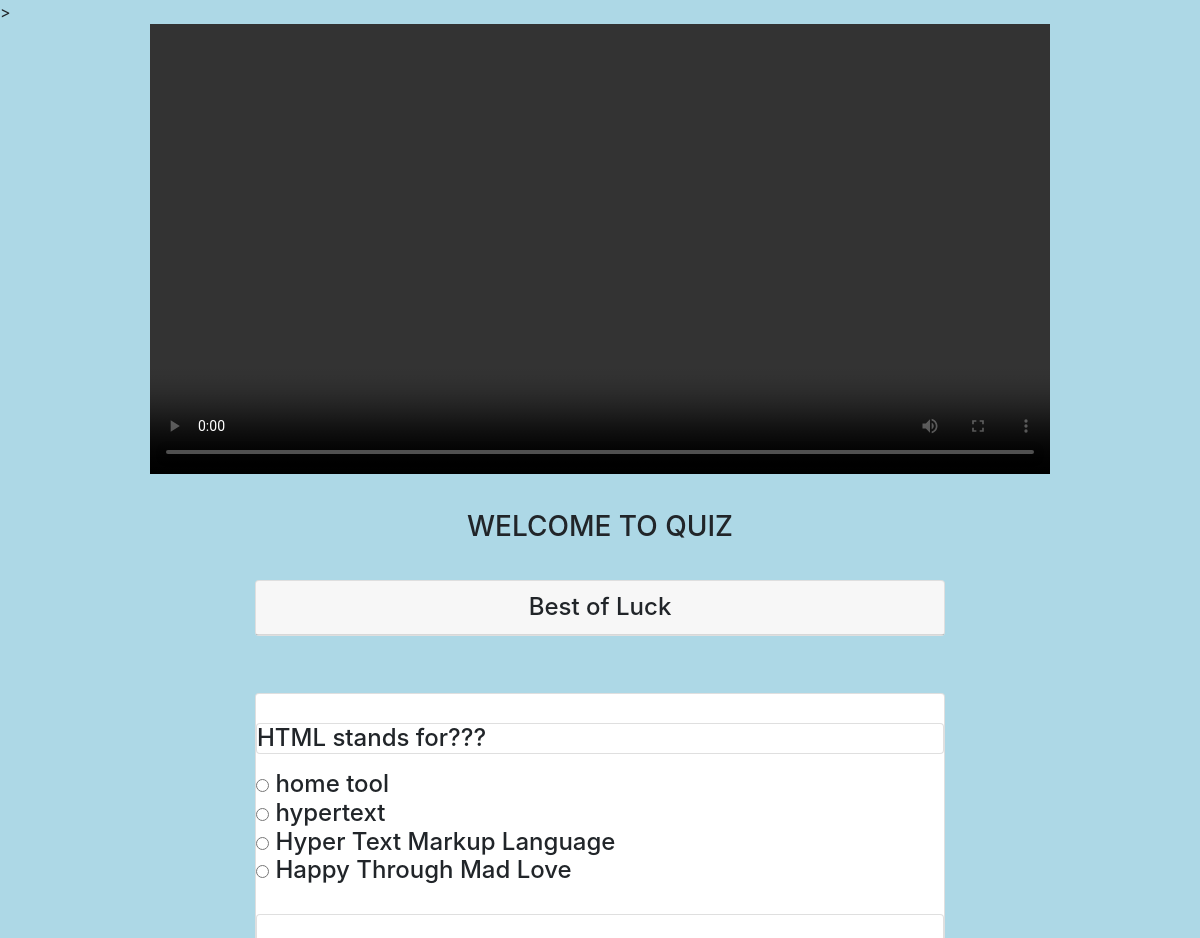
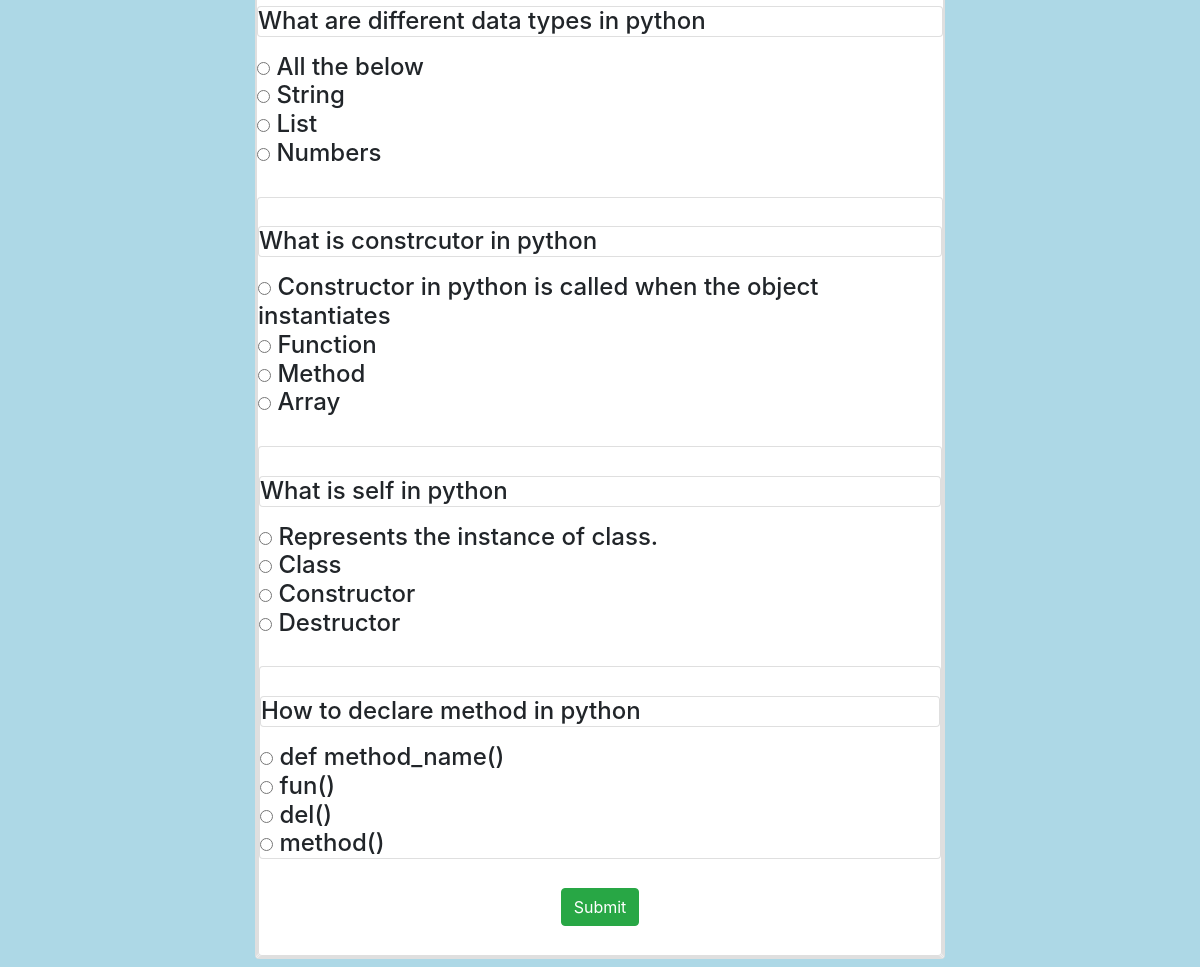
Page /python1.php on the committed database (2 pictures, top to bottom).
### tables this page shows
CREATE TABLE IF NOT EXISTS `question` (
`qid` int(10) NOT NULL,
  `question` varchar(300) NOT NULL,
  `ans_id` int(10) NOT NULL
);

CREATE TABLE IF NOT EXISTS `answers` (
`aid` int(10) NOT NULL,
  `answers` varchar(300) NOT NULL,
  `ans_id` int(10) NOT NULL
);

### python1.php (the view, shortened to what this page needs)
<!DOCTYPE html>
<html>
   <head>
      <link rel="stylesheet" href="https://maxcdn.bootstrapcdn.com/bootstrap/4.0.0/css/bootstrap.min.css">
   </head>
   <body>
   >
      <div><h4> <center>
        <video width="900" controls>
  <source src="Class and Object in Python.mp4" type="video/mp4">
</video>
</center>
      <div class="container "><br>
         <div class="container">
            <div class=" text-center">
               <h3 class="text-uppercase "> Welcome to Quiz </h3>
            </div>
            <br>
            <div class="col-lg-8 d-block m-auto ">
               <div class="card">
                  <p class="card-header text-center" >Best of Luck  </p>
               </div>
               <br>
                  <form action="python2.php" method="post">
            <?php
                    for($i=1;$i<6;$i++){
                    $q = "SELECT * FROM question where qid = $i";
                    $query = mysql_query($q);
                    while($rows = mysql_fetch_array($query))
                    {
                       ?>
                  <br>
                  <div class="card">
                     <br>
                     <p class="card"> <?php  echo $rows['question']; ?> </p>
                      <?php
                    $q = "SELECT * FROM answers where ans_id =$i";
                    $query = mysql_query($q);
                    while($rows = mysql_fetch_array($query))
                   {
                      ?>
                     <div class="card-block">
                       <input type="radio" name="quizcheck[<?php echo $rows['ans_id']?>]" value="<?php echo $rows['aid']; ?>" >   <?php echo $rows['answers']; ?>
                        <br>
                     </div>
                     <?php
}
}
}
?>
                  </div>
                  <br>
                  <input type="submit" name="submit" Value="Submit" class="btn btn-success m-auto d-block" /> <br>
               </form>
            </div>
         </div>
      </div>
   </body>
</html>

### python1.php (style rules this page uses)
body { background-color: lightblue; }

### rows in the picture
question: question "HTML stands for???"
answers: answers "home tool"
answers: answers "hypertext"
answers: answers "Hyper Text Markup Language"
answers: answers "Happy Through Mad Love"
question: question "What are different data types in python"
answers: answers "All the below"
answers: answers "String"
answers: answers "List"
answers: answers "Numbers"
question: question "What is constrcutor in python"
answers: answers "Constructor in python is called when the object instantiates"
answers: answers "Function"
answers: answers "Method"
answers: answers "Array"
question: question "What is self in python"
answers: answers "Represents the instance of class."
answers: answers "Class"
answers: answers "Constructor"
answers: answers "Destructor"
question: question "How to declare method in python"
answers: answers "def method_name()"
answers: answers "fun()"
answers: answers "del()"
answers: answers "method()"
